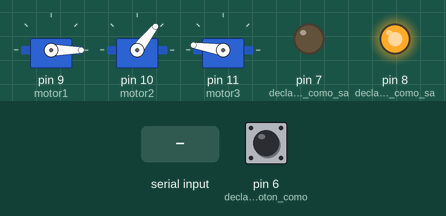
Simulated run of this sketch. Board: Arduino Uno, built with avr-gcc and run on an emulated ATmega328P. On the bench: 3 × servo, output pins drawn as LEDs (lit = HIGH). Inputs (shaded band) come from the test bench; at power-on: pin 6 (declaramos_el_boton_como) LOW.

Above: at 1.2 s.
1.3 s: pin 6 (declaramos_el_boton_como) pulled HIGH for 0.15 s
At 1.7 s:
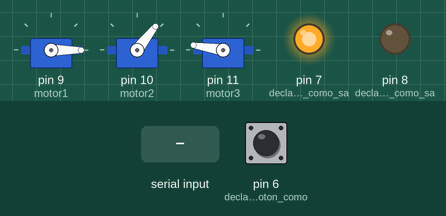
2.9 s: pin 6 (declaramos_el_boton_como) pulled HIGH for 1 s
At 4.1 s:
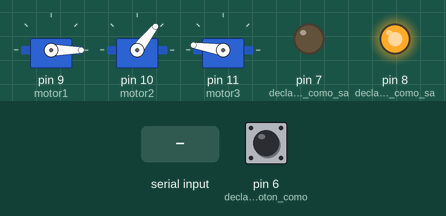
5.4 s: byte 30 received over Serial
At 6.0 s:
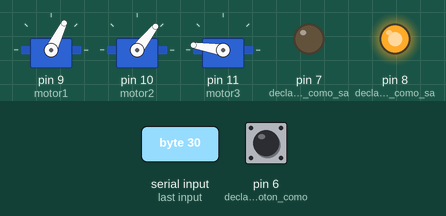
6.9 s: byte 90 received over Serial
At 7.2 s:
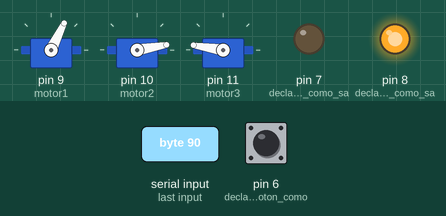
8.4 s: byte 120 received over Serial
At 9.5 s:
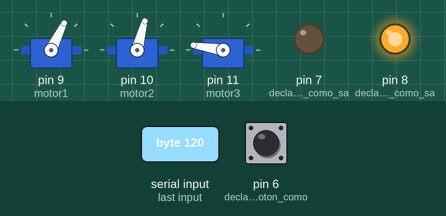
9.9 s: pin 6 (declaramos_el_boton_como) pulled HIGH for 0.15 s
At 10.7 s:
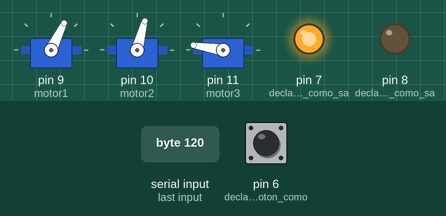
Timing chart, 0 to 12.5 s (numbered marks = the images above; inputs shaded):
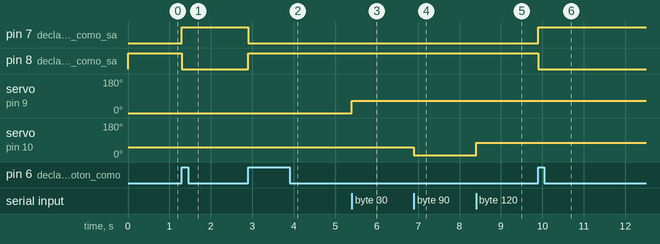

Measured:
- after the input at 1.3 s, pin 7 (declaramos_el_led_como_sa): LOW → HIGH at once; pin 8 (declaramos_el_led_como_sa): HIGH → LOW at once
- after the input at 2.9 s, pin 7 (declaramos_el_led_como_sa): HIGH → LOW at once; pin 8 (declaramos_el_led_como_sa): LOW → HIGH at once
- after the input at 5.4 s, servo on pin 9 (motor1): 0° → 64° at once
- after the input at 6.9 s, servo on pin 10 (motor2): 52° → 10° at once
- after the input at 8.4 s, servo on pin 10 (motor2): 10° → 75° at once
- after the input at 9.9 s, pin 7 (declaramos_el_led_como_sa): LOW → HIGH at once; pin 8 (declaramos_el_led_como_sa): HIGH → LOW at once

The sketch:

ServoB.ino
```cpp
#include <Servo.h>
#include <EEPROM.h>
#include  <LiquidCrystal.h>  //libreria para trabajar con la pantalla LCD

Servo motor1;  //se declara motor a utilizar
Servo motor2;  //se declara motor a utilizar
Servo motor3;  //se declara motor a utilizar

int num;    //variable que obtendra el valor enviado de java
int mov;    //variable que regulara el movimiento de lso servomotres
int estado = 0; //Guarda el estado del boton
int salida = 0; //0= led esta apagado 1 encendido
int estadoAnterior = 0; //estado anterior del boton
//int pinzumbador = 13;    // pin del zumbador
int frecuencia = 220;      // frecuencia correspondiente a la nota La

int pin_Button = 12;        //pin que se utiliza para el boton de reproducir
int posiciones[300];        //el maximo de posiciones que se pueden guardar
int pin_Button_State = 0;   //boton que ejecutara movimientos
int pin_Button_State_Last = 0;  //boton a activar mediante pin_Button cuando este este en HIGH
//int contador = 0;
int datos = 0;            //contador que reproducira los valoras guardados


void setup() {
  Serial.begin(28800);
  motor1.attach(9);       //declaramos que pin utiizara el motor 1
  motor1.write(0);        //en que posicion iniciara el motor 1

  motor2.attach(10);     //declaramos que pin utiizara el motor 2
  motor2.write(52);      //en que posicion iniciara el motor 2

  motor3.attach(11);     //declaramos que pin utiizara el motor 3
  motor3.write(171);     //en que posicion iniciara el motor 3

  pinMode(pin_Button, INPUT);  //declaramos el boton de entrada
  pinMode(6,INPUT);  //declaramos el boton como entrada
  pinMode(8, OUTPUT);//declaramos el led como salida.
  pinMode(7, OUTPUT);//declaramos el led como salida

}

void loop() {
estado = digitalRead(6); //leer el estado del boton

  if(estado == HIGH && (estadoAnterior == LOW)){ //comprueba el estadom del boton para guardar el boton de paro
    salida = 1 - salida;
  }
  estadoAnterior = estado; //guarda el valor actual

  if(salida == 0){//si es estado es cero osea el boton sin preddsionar enciende el led
    digitalWrite(7, LOW);
    digitalWrite(8,HIGH);


  if (Serial.available() > 0) {    //comprobamos si es mayor a cero, si lo es ejecutara los movimientos y guardara
    num = Serial.read();          //lee el numero enviado desde java
    if (num >= 0 && num < 85) {   //si esta entre estas posiciones se movera y guardara
      mov = map(num, 0, 84, 0, 180);  //los movemos a una variable, donde le pasamos num con vaor maxiomo de 180
      motor1.write(mov);              //se mueve el motor con los parametros de mov
      posiciones[datos] = mov;        //guardamos los datos para despues reproducirlos
      datos++;                        //aumentamos las posiciones para guardar
    }
    if (num >= 85 && num < 170) {    //lee el numero enviado desde java
      mov = map(num, 85, 169, 0, 180);  //si esta entre estas posiciones se movera y guardara
      motor2.write(mov);                //se mueve el motor con los parametros de mov
      posiciones[datos] = mov;          //guardamos los datos para despues reproducirlos
      datos++;                          //aumentamos las posiciones para guardar
    }
    if (num >=170 && num <= 255) {    //lee el numero enviado desde java
      mov = map(num, 170, 255, 0, 180);   //si esta entre estas posiciones se movera y guardara
      motor3.write(mov);                  //se mueve el motor con los parametros de mov
      posiciones[datos] = mov;            //guardamos los datos para despues reproducirlos
      datos++;                            //aumentamos las posiciones para guardar
    }
  }
  //
pin_Button_State = digitalRead(pin_Button_State);  //lee el estado
if(pin_Button_State != pin_Button_State_Last){ //si es diferente pin_Button_State que se obtuvo pin_Button_State con pin_Button_State_Last se ejecutara el codigo
if(pin_Button_State == HIGH) {        //si esta en HIGH se ejecuta
  int i;                              //se incializa una variable para recorrer el arreglo
  for(i = 0; i < 300; i = i +1){    //se declara un for donde para recorrer el arreglo de posiciones guardadas
    Serial.println(posiciones[i]);         //se lle por serial las posiciones
    delay(100);                            //le damos un retraso de 100 para que no haga movimientos brusos
    motor1.write(posiciones[i]);          //activa los pasos de motor 1 que se hicieron desde java
    delay(100);                           //le damos un retraso de 100 para que no haga movimientos brusos
    motor2.write(posiciones[i]);          //activa los pasos de motor 2 que se hicieron desde java
    delay(100);                           //le damos un retraso de 100 para que no haga movimientos brusos
    motor3.write(posiciones[i]);          //activa los pasos de motor 3 que se hicieron desde java
     }
    }
  }
  }if(salida == 1){ //si es presionado con el valor 1
      digitalWrite(7,HIGH);
    digitalWrite(8, LOW);


   // tone(pinzumbador,frecuencia);    // inicia el zumbido
    //delay(1500);
    //noTone(pinzumbador);               // lo detiene a los dos segundos
    //delay(1000);
  }
}
```
